Frame 1 (no input): blank canvas, image omitted
Frame 60 (the mouse pressed at the canvas centre just before this capture): blank canvas, image omitted
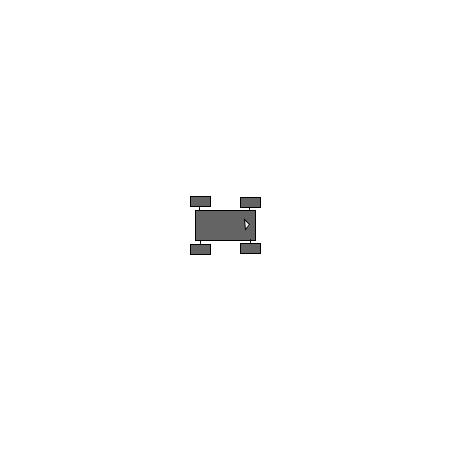
Frame 120 (the mouse held since frame 60 and released just before this capture)

The Processing sketch whose frames 1 and 60 were blank and that drew this single picture after the mouse press (run headless with seeded random() and noise(); from frame 60 on, the mouse is pressed at the canvas centre):

// Processing sketch: processing_57283
// ── processing_57283.pde



float Bx; //bot's x location
float By; //bot's y location
float targetX, targetY; // where the bot is going to
float speed = 0.5; // speed the bot moves ( not sure if I need this)
float easing = 0.06; // easing.. not sure if i need this either 
int frame = 0;
float time = frame/30;
//float X = mouseX;
//float Y = mouseY;
int num = 0;
int [] WayPx = new int[num]; // declare an 2d array with 100 cubbys for 2 numbers each
int [] WayPy = new int[num];
int wp = 0;
int Animate = 0;
int start = 0;
/*
************************* SETUP *********************
*/

void setup(){
  size(450,450);
  smooth();
  stroke(2);
  frameRate(30);
  println("Draw Vehicle Path");  
}

/*
************************* Draw *********************
*/

void draw(){
  background(255);

 
/*
************************* Waypoints *********************
*/

  if ((mousePressed) && (wp>=0)) {
    //waypoints 
   
     WayPx = expand(WayPx,WayPx.length +1); //infinitley expands array for new Waypoints
     WayPy = expand(WayPy,WayPy.length +1);  
      WayPx[wp] = mouseX;
      WayPy[wp] = mouseY;
      
      noFill();
  
  println("Point Number."+wp);    
  println(WayPx[wp] + " , " + WayPy[wp]);    
  
  wp++ ;  //advance the index position
  
  delay(100); // delays recording a new waypoint to account for sticky mice.
   if (wp >=4) {
     println("press 'g' to activate car");
   
 }
    }
 
 frame++;  //progresses the frame along with framerate

/*
************************* Redraw Waypoints and Lines  *********************
*/
 path();
 WayPoints();
 
 
 
 // these below have been transfered into void functions down lower 
//if (wp>=1){
//
//   //forstructure draws points
//for (int i = 0; i < WayPx.length; i++ ){
// ellipse(WayPx[i],WayPy[i],4,4);
//}  
//  //forstructure redraws the lines
//for (int i = 1; i < WayPx.length; i++ ){
// line(WayPx[i-1],WayPy[i-1],WayPx[i],WayPy[i]);
//}
//}

/*
************************* Bot Movement *********************
*/
// Animate only kicks in when "g" is pressed. 


if (Animate >= 1) {
 targetX = WayPx[Animate];
 targetY = WayPy[Animate];

  //targetX = mouseX;
  float dx = targetX - Bx;
  if (abs (dx) > 1) {
  Bx += dx * easing;
  }

  //targetY = mouseY;
  float dy = targetY - By;
  if (abs(dy) > 1) {
  By += dy * easing;
  } 
  
  bot2(Bx,By,Animate);
  
   if (((abs(targetX-Bx)) < 4) && ((abs(targetY-By)) < 4)) {
     if (Animate < wp-1) {
    Animate++;
    } 
   }
  }
//}
/*
************************* Bot Placement  *********************
*/

if ((Animate == 0) && (wp >= 2)) {
//if g is not pressed, and wp is higher than one place bot at first waypoint
 Bx = WayPx[0];
 By = WayPy[0];
bot1(Bx,By);


 }
}

/*
************************* Functions *********************
*/

void keyPressed () { 
  if (key == 'g') {
//  if (key == CODED) {
//    if (keyCode == UP) {
println("press 's' to stop");

Animate++;
delay(100);
  
}



//  if (key == 's') {
////  if (key == CODED) {
////    if (keyCode == UP) {
//println("press 'r' to resume");
//
//Animate = 1;
//
//  
//}
//
//
//  if (key == 'r') {
////  if (key == CODED) {
////    if (keyCode == UP) {
//println("press 's' to stop");
//
//Animate = 1;
//}
}

/*
************************* DrawPath *********************
*/

void path () {
  beginShape();
  for (int i = 0; i < WayPx.length; i++) {
    vertex(WayPx[i], WayPy[i]);
  }
  endShape();
}

/*
************************* DrawPoints *********************
*/

void WayPoints() {

for (int i = 0; i < WayPx.length; i++ ){
 ellipse(WayPx[i],WayPy[i],4,4);
}  
}

/*
************************* Bot movement *********************
*/

//void botmove() {
//  float targetX,targetY;
//  float easing = 0.04;
//  float Dir;
//  
//  //forstructure selects way points to send car to
//  for (int i = 1; i < WayPx.length; i++ ){
//     targetX = WayPx[i];
//     targetY = WayPy[i];
//     
//  }
//  
//}
/*
************************* intial bot placement *********************
*/  

void bot1(float x,float y){
  pushMatrix();
  translate(x, y);
  float a = atan2(WayPy[1]-y,WayPx[1]-x); // rotates car to face first way point
  
  //float a = atan2(mouseY-y,mouseX-x); // rotates bot to face mouse location. 
  rotate(a);
  rectMode(CENTER);
  botBody(0,0);
  popMatrix();
}
/*
************************* Moving bot *********************
*/

void bot2(float x, float y,int A){
    
// Can I use a for structure for this?   
//for (int i = 1 ; i > WayPx.length; i ++) {
   
  
  pushMatrix();
  translate(x,y);
  float a = atan2(WayPy[A]-y,WayPx[A]-x); // rotates car to face first way point
  
  //float a = atan2(mouseY-y,mouseX-x); // rotates bot to face mouse location. 
  rotate(a);
  //rectMode(CENTER);
  botBody(0,0);
  popMatrix();
  
 

}



/*
************************* Bot Object (body,wheels, etc..) *********************
*/

void botBody (float x,float y){

pushMatrix();
translate(x,y);
//pushMatrix();
rotate(-PI/2);
rectMode(CENTER);
fill(100);
rect(0,0,30,60);
beginShape(LINES); //wheel axles
  vertex(-18,25);
  vertex(-15,25);
  vertex(15,25);
  vertex(18,25);
  vertex(-18,-25);
  vertex(-15,-25);
  vertex(15,-25);
  vertex(18,-25);
 endShape();
 
 
beginShape(TRIANGLES); //DIRECTION MARKER
  fill(255);
 vertex(0,25);
  vertex(-5,20);
  vertex(5,20);
  
endShape();
noFill();
botFwheel(-18,25,-1);
botFwheel(18,25,1);
botRwheels(0,-25,1);  
popMatrix();
//popMatrix();

}


void botFwheel(float x,float y,float RL){
  pushMatrix();
  translate(x, y);
  //TODO - notworking yet
  //rotate wheels to get them to point in the direction you want
  //float a = atan2(mouseY-y, mouseX-x);
  //rotate(a);
  rectMode(CENTER);
  fill(100);
  rect(5*RL,0, 10*RL, 20);
  popMatrix();
}

void botRwheels(float x, float y, float Dir){
  pushMatrix();
  translate(x,y);
  rectMode(CENTER);
  rect(-24,0,10,20);
  rect(24,0,10,20);
  noFill();
  popMatrix();
  
}
